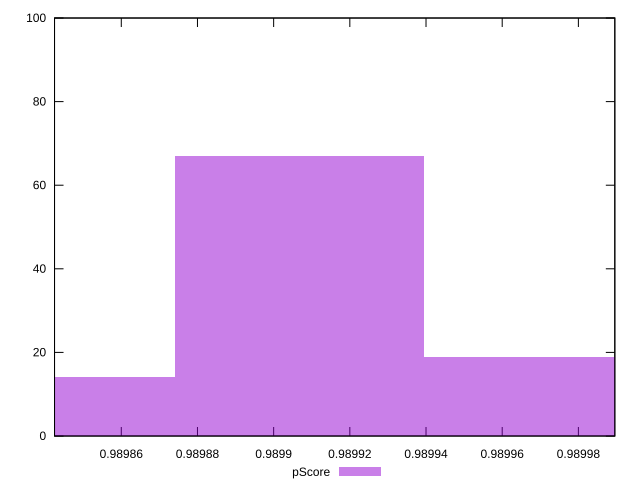

This chart was generated by the following gnuplot code:
reset

$pScore <<EOF
0.9899067484780835 67
0.9899719554307531 19
0.9898415415254138 14
EOF

set key outside below
set boxwidth 0.00006520695266965836
set xrange [0.9898424762111055:0.9899895664509943]
set yrange [0:100]
set trange [0:100]
set style fill transparent solid 0.5 noborder
set terminal svg size 640, 490 enhanced background rgb 'white'
set output "reprap/first-meaningful-paint/samples/pages+cached+noexternal+nofonts+nosvg+noimg+nocss+nojs/pScore/histogram.svg"

plot $pScore title "pScore" with boxes

reset
